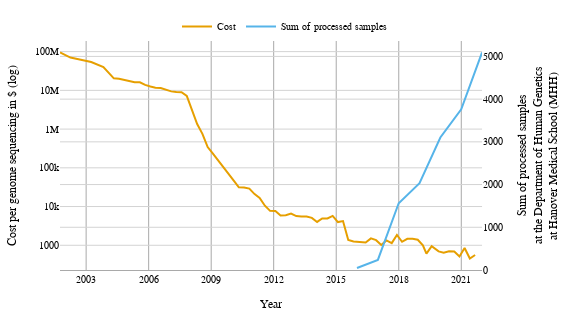

The notebook cell this image was saved under:
### Code cell
figure = make_subplots(specs=[[{"secondary_y": True}]])
figure.add_trace(
    go.Scatter(
        x=df_sequencing_cost["Date"],
        y=df_sequencing_cost["Cost per Genome"],
        mode="lines",
        name="Cost",
        opacity=1,
        line=dict(color=CUD_COLORS[0], width=2),
    ),
    secondary_y=False,
)
figure.update_yaxes(type="log", secondary_y=False)

figure.add_trace(
    go.Scatter(
        x=df_runs_dohg["date"],
        y=df_runs_dohg["samples"],
        mode="lines",
        name="Sum of processed samples",
        opacity=1,
        line=dict(color=CUD_COLORS[1], width=2),
    ),
    secondary_y=True,
)

figure.update_layout(
    dict(
        width=570,
        height=320,
        margin=dict(l=20, r=20, t=20, b=20),
        template="plotly_white",
        showlegend=True,
        legend=dict(orientation="h", yanchor="bottom", y=1, xanchor="center", x=0.5),
        xaxis_title="Year",
        yaxis_title="Cost per genome sequencing in $ (log)",
        yaxis2_title="Sum of processed samples<br>at the Department of Human Genetics<br>at Hanover Medical School (MHH)",
        font=dict(family="Arial", color="#000000", size=10),
    )
)

figure.update_xaxes(
    title_font=dict(family="Arial", color="#000000", size=12),
    gridcolor="darkgrey",
    showline=True,
    linewidth=1,
    linecolor="darkgrey",
    dtick="M36"
)

figure.update_yaxes(
    title_font=dict(family="Arial", color="#000000", size=12),
    showline=False,
    tickcolor="darkgrey",
    gridcolor="lightgrey",
    rangemode="tozero",
)

figure.write_image("sequenced_samples_and_cost.pdf")
figure.show()

### Figure 1 — Plotly figure (JSON) as saved in the notebook; plotly's stock layout.template omitted (floating-point values rounded to 4 significant figures)
{"data": [{"line": {"color": "#e69f00", "width": 2}, "mode": "lines", "name": "Cost", "opacity": 1, "type": "scatter", "x": ["2001-09-30T00:00:00", "2002-03-31T00:00:00", "2002-09-30T00:00:00", "2003-03-31T00:00:00", "2003-10-31T00:00:00", "2004-01-31T00:00:00", "2004-04-30T00:00:00", "2004-07-31T00:00:00", "2004-10-31T00:00:00", "2005-01-31T00:00:00", "2005-04-30T00:00:00", "2005-07-31T00:00:00", "2005-10-31T00:00:00", "2006-01-31T00:00:00", "2006-04-30T00:00:00", "2006-07-31T00:00:00", "2006-10-31T00:00:00", "2007-01-31T00:00:00", "2007-04-30T00:00:00", "2007-07-31T00:00:00", "2007-10-31T00:00:00", "2008-01-31T00:00:00", "2008-04-30T00:00:00", "2008-07-31T00:00:00", "2008-10-31T00:00:00", "2009-01-31T00:00:00", "2009-04-30T00:00:00", "2009-07-31T00:00:00", "2009-10-31T00:00:00", "2010-01-31T00:00:00", "2010-04-30T00:00:00", "2010-07-31T00:00:00", "2010-10-31T00:00:00", "2011-01-31T00:00:00", "2011-04-30T00:00:00", "2011-07-31T00:00:00", "2011-10-30T00:00:00", "2012-01-31T00:00:00", "2012-04-30T00:00:00", "2012-07-31T00:00:00", "2012-10-31T00:00:00", "2013-01-31T00:00:00", "2013-04-30T00:00:00", "2013-07-31T00:00:00", "2013-10-31T00:00:00", "2014-01-31T00:00:00", "2014-04-30T00:00:00", "2014-07-31T00:00:00", "2014-10-31T00:00:00", "2015-01-31T00:00:00", "2015-04-30T00:00:00", "2015-07-31T00:00:00", "2015-10-31T00:00:00", "2016-05-31T00:00:00", "2016-08-31T00:00:00", "2016-11-30T00:00:00", "2017-02-28T00:00:00", "2017-05-31T00:00:00", "2017-08-31T00:00:00", "2017-11-30T00:00:00", "2018-02-28T00:00:00", "2018-05-31T00:00:00", "2018-08-31T00:00:00", "2018-11-30T00:00:00", "2019-02-28T00:00:00", "2019-05-01T00:00:00", "2019-08-01T00:00:00", "2019-11-30T00:00:00", "2020-02-28T00:00:00", "2020-05-31T00:00:00", "2020-08-31T00:00:00", "2020-11-30T00:00:00", "2021-02-28T00:00:00", "2021-05-31T00:00:00", "2021-08-31T00:00:00"], "xaxis": "x", "y": [95260000.0, 70180000.0, 61450000.0, 53750000.0, 40160000.0, 28780000.0, 20440000.0, 19930000.0, 18520000.0, 17530000.0, 16160000.0, 16180000.0, 13800000.0, 12590000.0, 11730000.0, 11460000.0, 10470000.0, 9409000.0, 9047000.0, 8927000.0, 7148000.0, 3064000.0, 1353000.0, 752100.0, 342500.0, 232700.0, 154700.0, 108100.0, 70330.0, 46770.0, 31510.0, 31120.0, 29090.0, 20960.0, 16710.0, 10500.0, 7743.0, 7666.0, 5901.0, 5985.0, 6618.0, 5671.0, 5550.0, 5550.0, 5096.0, 4008.0, 4920.0, 4905.0, 5731.0, 3970.0, 4211.0, 1363.0, 1245.0, 1176.0, 1508.0, 1356.0, 1015.0, 1333.0, 1134.0, 1844.0, 1232.0, 1463.0, 1467.0, 1392.0, 993.1, 606.3, 942.1, 695.4, 644.6, 701.6, 688.6, 512.0, 850.8, 454.0, 562.2], "yaxis": "y"}, {"line": {"color": "#56b4e9", "width": 2}, "mode": "lines", "name": "Sum of processed samples", "opacity": 1, "type": "scatter", "x": ["2015-12-31T00:00:00", "2016-12-31T00:00:00", "2017-12-31T00:00:00", "2018-12-31T00:00:00", "2019-12-31T00:00:00", "2020-12-31T00:00:00", "2021-12-31T00:00:00"], "xaxis": "x", "y": [46, 235, 1562, 2034, 3102, 3764, 5093], "yaxis": "y2"}], "layout": {"font": {"color": "#000000", "family": "Arial", "size": 10}, "height": 320, "legend": {"orientation": "h", "x": 0.5, "xanchor": "center", "y": 1, "yanchor": "bottom"}, "margin": {"b": 20, "l": 20, "r": 20, "t": 20}, "showlegend": true, "width": 570, "xaxis": {"anchor": "y", "domain": [0, 0.94], "dtick": "M36", "gridcolor": "darkgrey", "linecolor": "darkgrey", "linewidth": 1, "showline": true, "title": {"font": {"color": "#000000", "family": "Arial", "size": 12}, "text": "Year"}}, "yaxis": {"anchor": "x", "domain": [0, 1], "gridcolor": "lightgrey", "rangemode": "tozero", "showline": false, "tickcolor": "darkgrey", "title": {"font": {"color": "#000000", "family": "Arial", "size": 12}, "text": "Cost per genome sequencing in $ (log)"}, "type": "log"}, "yaxis2": {"anchor": "x", "gridcolor": "lightgrey", "overlaying": "y", "rangemode": "tozero", "showline": false, "side": "right", "tickcolor": "darkgrey", "title": {"font": {"color": "#000000", "family": "Arial", "size": 12}, "text": "Sum of processed samples<br>at the Department of Human Genetics<br>at Hanover Medical School (MHH)"}}}}
